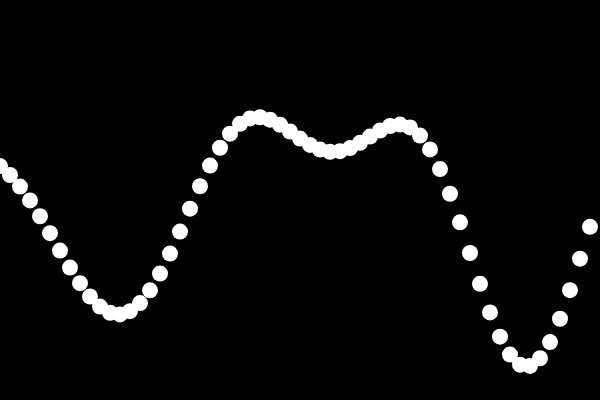
Frame 1 (no input)
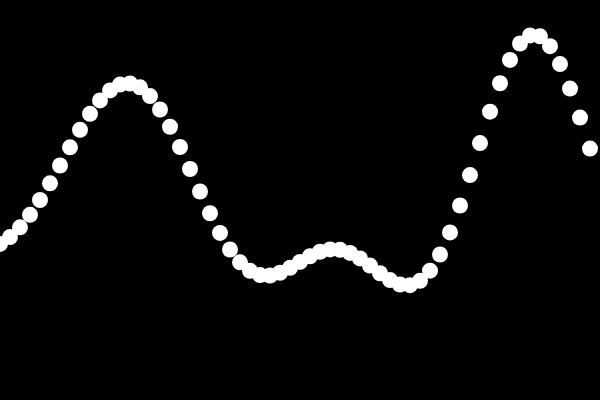
Frame 60 (no input)
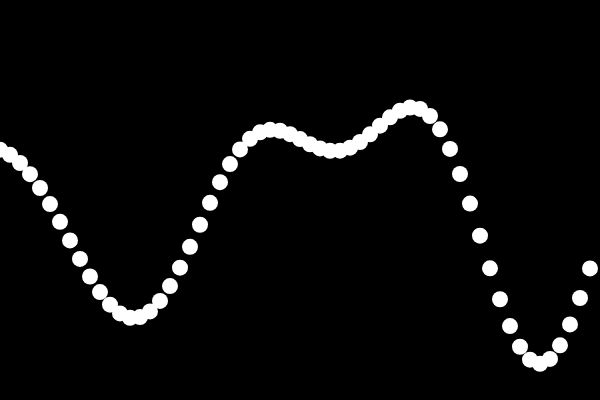
Frame 120 (the mouse pressed at the canvas centre since frame 60)

The p5.js sketch that drew these frames (run headless with seeded random() and noise() and a simulated clock; from frame 60 on, the mouse is pressed at the canvas centre):

// p5.js sketch
// ── sketch.js
class Wave {
  constructor(amplitide, period, phase) {
    this.amplitude = amplitide;
    this.period = period;
    this.phase = phase;
  }

  evaluate(x) {
    return this.amplitude * sin((TWO_PI * x / this.period) + this.phase)
  }

  update() {
    this.phase += 0.05;
  }
}

let waves = [];

function setup() {
  createCanvas(600, 400);
  for (let i = 0; i < 6; i++) {
    waves[i] = new Wave(random(20, 80), random(100,600), random(TWO_PI));
  }
}

function draw() {
  background(0);
  for (let x = 0; x < width; x += 10) {
    let y = 0;
    for (let wave of waves) {
      y += wave.evaluate(x);
    }
    noStroke();
    ellipse(x, y + height / 2, 16);
  }

  for (let wave of waves) {
    wave.update();
  }
}
